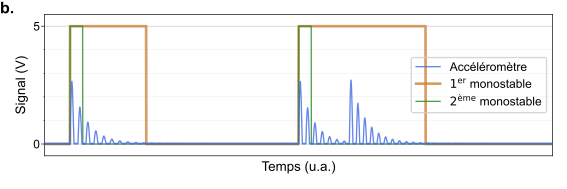

The Python source for this figure:
import numpy as np
import matplotlib.pyplot as plt

main_folder = 'E:/manuscrit_these/'
main_folder = '../'

with open(main_folder + "parameters.py", 'r') as f:
        exec(f.read())


time = np.arange(-10,10,0.001)
short_time=np.arange(0,5,0.001)

def exp_sin_posit(x,omega,tau):
    signal = np.sin(x*omega)*np.exp(-x/tau)
    signal = signal*(signal>0)
    return(signal)


omega=20
tau=0.5
amp=0.01

variation = 0.8

signal_tot = np.zeros_like(time)
long_pulse = np.zeros_like(time)
short_pulse = np.zeros_like(time)

starts = [1000,10000,12000]

for i in starts:
    signal =  exp_sin_posit(short_time, omega*(0.8+variation*np.random.random(1)),tau*(0.5+variation*np.random.random(1)))
    signal_tot[i:i+len(short_time)]=signal
    if long_pulse[i]==0:
        short_pulse[i:i+500]=1
    long_pulse[i:i+3000]=1


signal_tot += np.random.random(signal_tot.shape)*amp



fig,ax = plt.subplots(1)
fig.set_size_inches(size_signal_acc)


plt.plot(time,3*signal_tot,label="accéléromètre",alpha=0.8,linewidth=main_linewidth,zorder=4,c="royalblue")
plt.plot(time,5*long_pulse,label=r"$1^{\text{er}}$ monostable",alpha=0.8,linewidth=main_linewidth*2,zorder=2,c="peru")
plt.plot(time,5*short_pulse,label=r"$2^{\text{ème}}$ monostable",alpha=0.8,linewidth=main_linewidth,zorder=3,c="forestgreen")
plt.ylim([-0.5,5.5])
plt.xlim([-10,10])
plt.xticks([])

ax.yaxis.set_major_locator(MultipleLocator(5))
ax.yaxis.set_minor_locator(MultipleLocator(1))


plt.ylabel("signal (V)")
plt.xlabel("temps (u.a.)")


plt.legend(facecolor = (1,1,1,1),framealpha=1)
plt.tight_layout()
set_grid(ax)
fig.text(0,0.93,"b.",fontweight="bold",size=12)


plt.savefig(main_folder + "Figures_chap_exp/signal_accelero.png",dpi=1200)
plt.savefig(main_folder + "Figures_chap_exp/signal_accelero.pdf")
plt.savefig(main_folder + "Figures_chap_exp/signal_accelero.svg")
plt.close()


